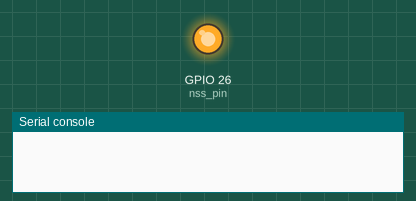
The program below on a simulated ESP32 board running MicroPython. Parts: output pins drawn as LEDs (lit = HIGH), the last lines printed to the serial console. No radio messages arrive unless stated (any console line starting 'radio sent:' is added by the test bench); library files of the repository ran but are not shown: 1 file(s); pins used as bus, display or sensor lines are not drawn.

Above: at 0.1 s.
At 10.3 s:
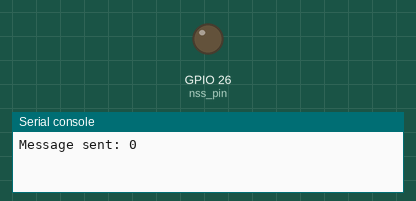
Timing chart, 0 to 11.8 s (numbered marks = the images above):
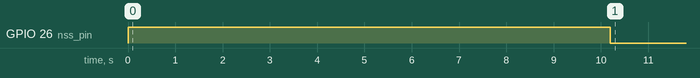

The program:

main.py
```python
import machine
import time

# Configure SPI communication
spi = machine.SPI(1, baudrate=10000000, polarity=0, phase=0)
nss_pin = machine.Pin(26, machine.Pin.OUT)
reset_pin = machine.Pin(33, machine.Pin.OUT)
dio0_pin = machine.Pin(25, machine.Pin.IN)

# Configure SX1278 module
nss_pin.on()
reset_pin.off()
time.sleep_ms(100)
reset_pin.on()
time.sleep_ms(100)

# Set LoRa parameters
spi.write(b'\x80')  # Write RegOpMode
spi.write(b'\x00')  # Set Sleep mode

spi.write(b'\x82')  # Write RegFrfMsb
spi.write(b'\x02')  # Set frequency to 868 MHz
spi.write(b'\x80')  # Write RegFrfMid
spi.write(b'\xD9')  # Set frequency to 868 MHz
spi.write(b'\x81')  # Write RegFrfLsb
spi.write(b'\x00')  # Set frequency to 868 MHz

spi.write(b'\x8D')  # Write RegPaConfig
spi.write(b'\x84')  # Set PA_BOOST enabled, max power

spi.write(b'\x8E')  # Write RegPaDac
spi.write(b'\x87')  # Set PA_DAC enabled

spi.write(b'\x96')  # Write RegOcp
spi.write(b'\x2B')  # Set OCP to 100 mA

spi.write(b'\x90')  # Write RegLna
spi.write(b'\x03')  # Set LNA gain to max, boost on

MAX_PAYLOAD_LENGTH = 255

delay_before_send = 10
time.sleep(delay_before_send)

# Send continuous stream of numbers
count = 0
while True:
    # Define the number to send
    message = str(count)

    # Send data over SPI
    nss_pin.off()
    spi.write(b'\x80')  # Write RegOpMode
    spi.write(b'\x01')  # Set LoRa mode, Standby mode

    spi.write(b'\x80')  # Write RegOpMode
    spi.write(b'\x80')  # Set LoRa mode, Tx mode

    spi.write(b'\x80')  # Write RegOpMode
    spi.write(b'\x83')  # Set LoRa mode, Tx mode, StartTx

    spi.write(b'\x00')  # Write RegFifo
    spi.write(bytes([len(message)]))  # Set payload length
    spi.write(bytes(message, "utf-8"))  # Set payload data
    nss_pin.on()

    print("Message sent: {}".format(message))
    count += 1
    time.sleep(1)
```

Measured:
- by itself, GPIO 26 (nss_pin): HIGH → LOW at 10.2 s
